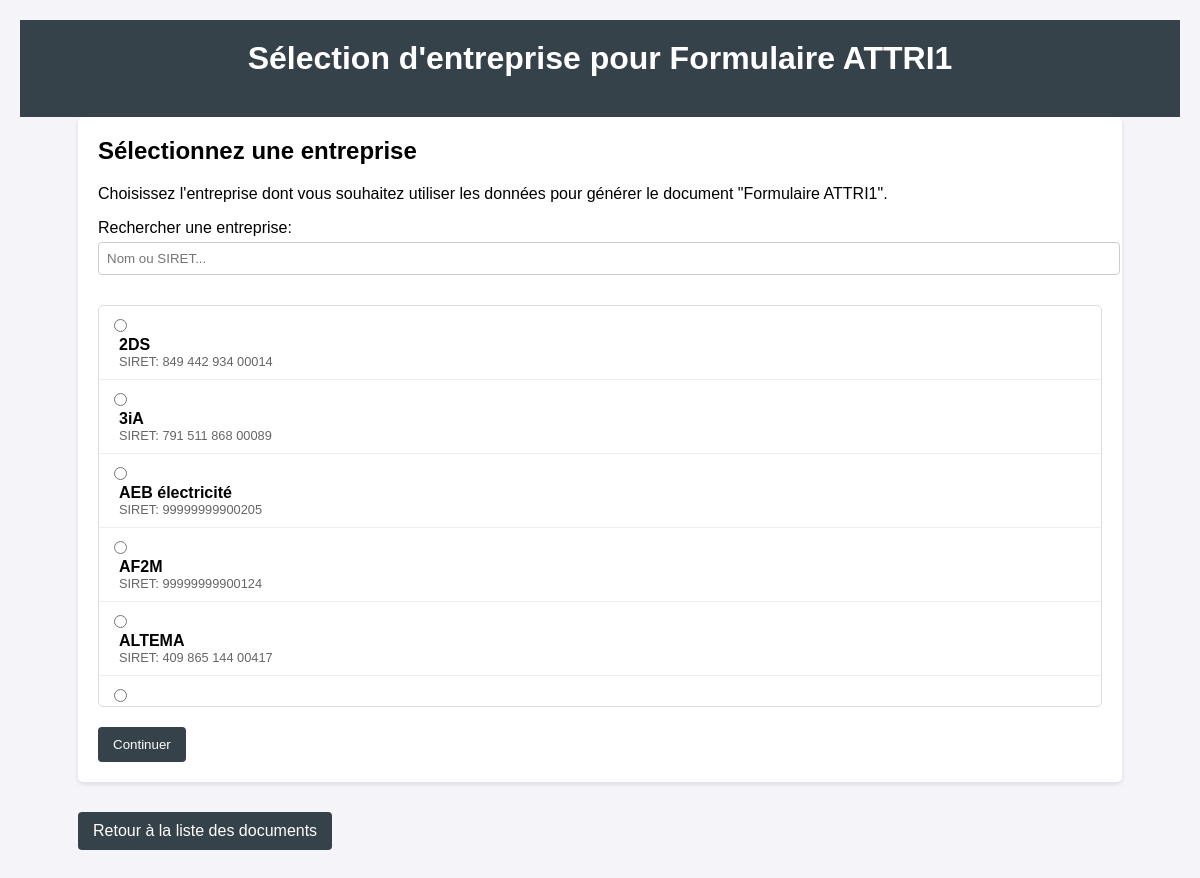
/document/select_enterprise/3, run on the app's committed database.
### tables this page shows
CREATE TABLE entreprise (
    id_entreprise INTEGER PRIMARY KEY AUTOINCREMENT,
    nom_entreprise TEXT NOT NULL,
    siret TEXT NOT NULL UNIQUE,
    adresse TEXT NOT NULL,  -- Regroupe rue + numéro
    id_ville INTEGER NOT NULL,  -- L’entreprise est rattachée à une ville
    id_cp INTEGER,  -- Le code postal de référence (optionnel si CEDEX utilisé)
    id_cedex INTEGER,  -- Si l'entreprise est en CEDEX
    email_principal TEXT UNIQUE,
    email_secondaire TEXT,
    referent TEXT,
    numero_telephone TEXT,
    numero_portable TEXT,
    id_type_entreprise INTEGER NOT NULL,
    prestations TEXT, forme_juridique VARCHAR(50),
    FOREIGN KEY (id_ville) REFERENCES villes(id_ville) ON DELETE CASCADE,
    FOREIGN KEY (id_cp) REFERENCES code_postal(id_cp) ON DELETE CASCADE,
    FOREIGN KEY (id_cedex) REFERENCES cedex(id_cedex) ON DELETE CASCADE,
    FOREIGN KEY (id_type_entreprise) REFERENCES type_entreprise(id_type_entreprise) ON DELETE CASCADE
);

### routes/document.py (the view)
@document.route('/select_enterprise/<int:document_id>', methods=['GET'])
def select_enterprise(document_id):
    enterprises = get_enterprises_list()
    templates = get_document_templates()
    selected_template = next((t for t in templates if t["id"] == document_id), None)
    return render_template('document/select_enterprise.html',
                          enterprises=enterprises,
                          document_id=document_id,
                          template=selected_template)

### database.py (called while the page is built)
def get_db():
    conn = sqlite3.connect(DATABASE)
    conn.row_factory = sqlite3.Row  # Pour accéder aux colonnes par nom
    return conn

### models/document.py (called while the page is built)
def get_document_templates():
    return [
        {"id": 1, "nom": "Formulaire DC1", "description": "Lettre de candidature avec désignation du mandataire par ses co-traitants"},
        {"id": 2, "nom": "Formulaire DC2", "description": "Déclaration du candidat"},
        {"id": 3, "nom": "Formulaire ATTRI1", "description": "Acte d'engagement"}
    ]

### models/entreprise.py (called while the page is built)
def get_enterprises_list():
    conn = get_db()
    cursor = conn.cursor()
    try:
        cursor.execute("""
            SELECT id_entreprise, nom_entreprise, siret
            FROM entreprise
            ORDER BY nom_entreprise
        """)
        return cursor.fetchall()
    finally:
        close_db(conn)

### templates/document/select_enterprise.html (shortened to what this page needs)
{% extends "base.html" %}
{% block header %}Sélection d'entreprise pour {{ template.nom }}{% endblock %}
{% block content %}
<div class="card">
  <h2>Sélectionnez une entreprise</h2>
  <p>Choisissez l'entreprise dont vous souhaitez utiliser les données pour générer le document "{{ template.nom }}".</p>
  <form action="{{ url_for('document.preview_document') }}" method="post" class="search-form">
    <div class="form-group">
      <label for="enterprise-search">Rechercher une entreprise:</label>
      <input type="text" id="enterprise-search" placeholder="Nom ou SIRET..." onkeyup="filterEnterprises()">
    </div>
    <div class="enterprise-list" id="enterprise-list">
      {% for enterprise in enterprises %}
        <div class="enterprise-item">
          <input type="radio" name="enterprise_id" id="enterprise-{{ enterprise.id_entreprise }}" value="{{ enterprise.id_entreprise }}">
          <label for="enterprise-{{ enterprise.id_entreprise }}">
            <strong>{{ enterprise.nom_entreprise }}</strong>
            {% if enterprise.siret %}
              <span class="siret">SIRET: {{ enterprise.siret }}</span>
            {% endif %}
          </label>
        </div>
      {% endfor %}
    </div>
    <button type="submit" class="button">Continuer</button>
  </form>
</div>
<a href="{{ url_for('document.index') }}" class="back-button">Retour à la liste des documents</a>
{% endblock %}

### static/css/main.css (style rules this page uses)
body { font-family: Arial, sans-serif; background-color: #f4f4f9; margin: 0; padding: 20px; }
h1, h2, h3 { margin: 0 0 20px 0; }
.card { background: #fff; border-radius: 5px; padding: 20px; margin-bottom: 20px; box-shadow: 0 2px 5px rgba(0,0,0,0.1); }
form { margin-top: 15px; }
input[type="text"], input[type="email"], select { width: 100%; padding: 8px; margin-bottom: 10px; border: 1px solid #ccc; border-radius: 4px; }
input[type="submit"], button[type="submit"] { background: #35424a; color: #fff; padding: 10px 15px; border: none; border-radius: 4px; cursor: pointer; }
.form-group { margin-bottom: 10px; }
.form-group label { display: block; margin-bottom: 5px; }
a { color: #35424a; text-decoration: none; }
a.button, .back-button { display: inline-block; background: #35424a; color: #fff; padding: 10px 15px; text-decoration: none; border-radius: 4px; margin-top: 10px; }

### templates/document/select_enterprise.html (style rules this page uses)
.enterprise-list { max-height: 400px; overflow-y: auto; margin: 20px 0; border: 1px solid #ddd; border-radius: 5px; }
.enterprise-item { padding: 10px; border-bottom: 1px solid #eee; }
.enterprise-item label { display: flex; flex-direction: column; cursor: pointer; margin-left: 10px; }
.siret { font-size: 0.8em; color: #666; }

### data on the page
entreprise: nom_entreprise "2DS", siret "849 442 934 00014"
entreprise: nom_entreprise "3iA", siret "791 511 868 00089"
entreprise: nom_entreprise "AEB électricité", siret "99999999900205"
entreprise: nom_entreprise "AF2M", siret "99999999900124"
entreprise: nom_entreprise "ALTEMA", siret "409 865 144 00417"

### other printed values
{{ template.nom }} "Formulaire ATTRI1"
